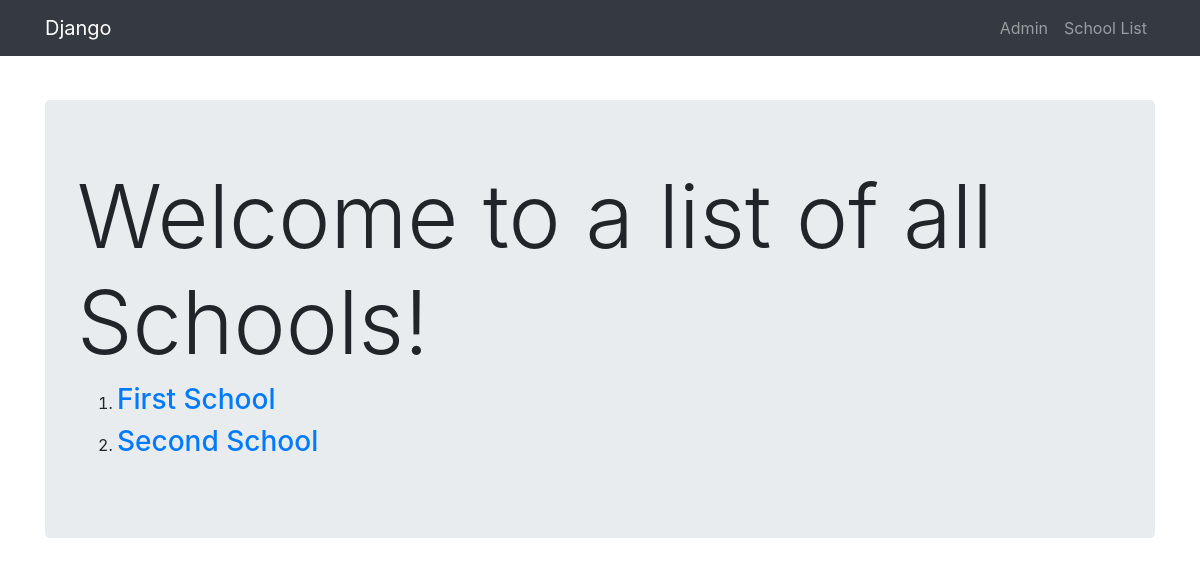
Page /app/ on the earlier database version.
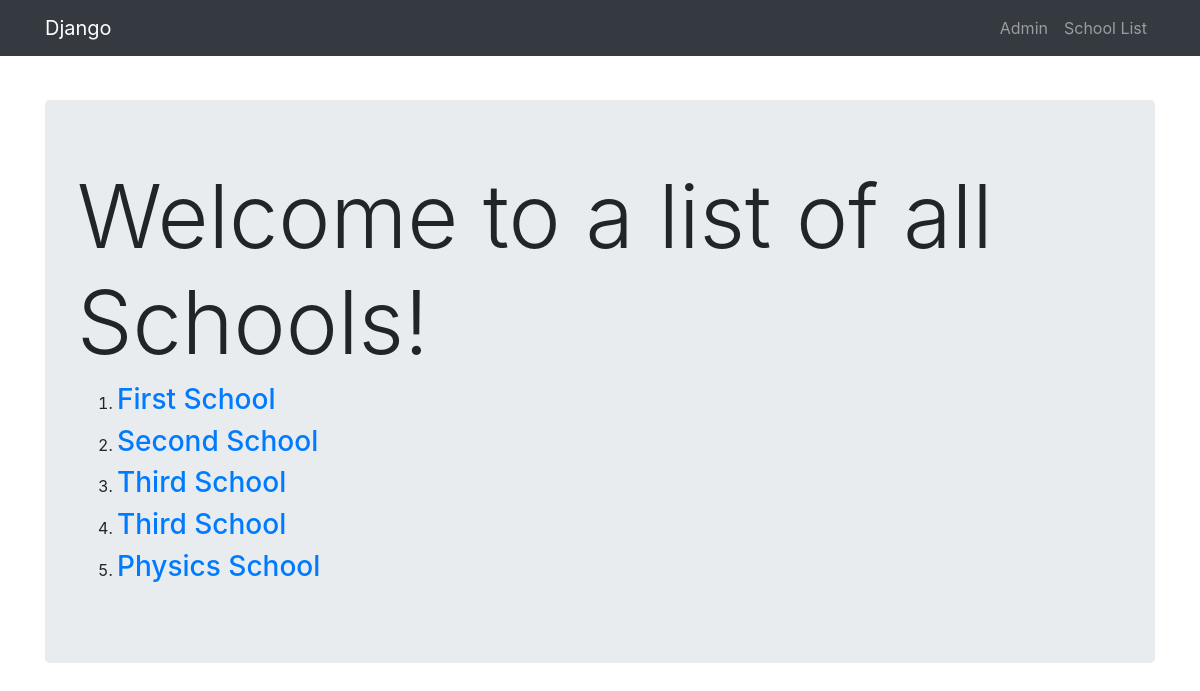
Same page on the later database version.
### app/models.py (models this page shows, shortened)
class School(models.Model):
    name = models.CharField(max_length=256)
    principal = models.CharField(max_length=256)
    location = models.CharField(max_length=256)

### app/views.py (the view)
class SchoolListView(ListView):  #TO LIST ALL OBJECTS OF A MODEL
    model = models.School
    context_object_name = "schools"

### app/templates/app/school_list.html (shortened to what this page needs)
{% extends "app/app_base.html" %}
{% block body %}
  <div class="jumbotron">
    <h1 class="display-2">Welcome to a list of all Schools!</h1>
    <ol>
      {% for school in schools %}
        <li><h3><a href="{{school.id}}">{{school.name}}</a></h3></li>
      {% endfor %}
    </ol>
  </div>
{% endblock %}

### app/templates/app/app_base.html (shortened to what this page needs)
<!DOCTYPE html>
<html lang="en">
<head>
  <link rel="stylesheet" href="https://maxcdn.bootstrapcdn.com/bootstrap/4.0.0/css/bootstrap.min.css">
</head>
<body>
  <nav class="navbar navbar-expand-sm navbar-dark bg-dark fixed-top" style="margin-bottom:100px;">
    <div class="container">
      <a href="#" class="navbar-brand">Django</a>
      <div id="myNav" class="collapse navbar-collapse">
        <ul class="navbar-nav ml-auto">
          <li class="nav-item">
            <a href="{% url 'admin:index' %}" class="nav-link">Admin</a>
          </li>
          <li class="nav-item">
            <a href="{% url 'app:list' %}" class="nav-link">School List</a>
          </li>
        </ul>
    </div>
    </div>
  </nav>
  <div class="container" style="margin-top:100px;">
    {% block body %}
    {% endblock %}
  </div>
</body>
</html>

Differences in the rows shown:
added School: name "Third School"
added School: name "Third School"
added School: name "Physics School"
